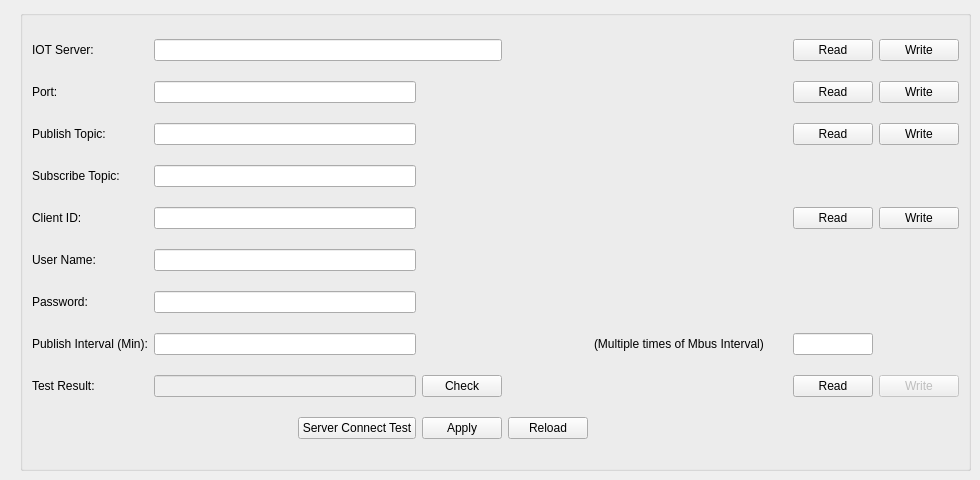
    <widget class="QWidget" name="PID_2">
     <property name="contextMenuPolicy">
      <enum>Qt::CustomContextMenu</enum>
     </property>
     <attribute name="title">
      <string>MQTT</string>
     </attribute>
     <widget class="QGroupBox" name="groupBox_14">
      <property name="geometry">
       <rect>
        <x>20</x>
        <y>10</y>
        <width>951</width>
        <height>461</height>
       </rect>
      </property>
      <property name="sizePolicy">
       <sizepolicy hsizetype="Fixed" vsizetype="Preferred">
        <horstretch>0</horstretch>
        <verstretch>0</verstretch>
       </sizepolicy>
      </property>
      <property name="minimumSize">
       <size>
        <width>200</width>
        <height>0</height>
       </size>
      </property>
      <property name="layoutDirection">
       <enum>Qt::LeftToRight</enum>
      </property>
      <property name="title">
       <string/>
      </property>
      <property name="alignment">
       <set>Qt::AlignLeading|Qt::AlignLeft|Qt::AlignVCenter</set>
      </property>
      <layout class="QGridLayout" name="gridLayout_11">
       <item row="5" column="1">
        <widget class="QLabel" name="label_133">
         <property name="text">
          <string>User Name:</string>
         </property>
        </widget>
       </item>
       <item row="4" column="1">
        <widget class="QLabel" name="label_117">
         <property name="text">
          <string>Client ID:</string>
         </property>
        </widget>
       </item>
       <item row="2" column="11">
        <widget class="QPushButton" name="topicRead">
         <property name="text">
          <string>Read</string>
         </property>
        </widget>
       </item>
       <item row="8" column="1">
        <widget class="QLabel" name="label_120">
         <property name="text">
          <string>Test Result:</string>
         </property>
        </widget>
       </item>
       <item row="1" column="11">
        <widget class="QPushButton" name="portRead">
         <property name="text">
          <string>Read</string>
         </property>
        </widget>
       </item>
       <item row="8" column="2">
        <widget class="QLineEdit" name="mqttStatusLineEdit">
         <property name="enabled">
          <bool>false</bool>
         </property>
         <property name="sizePolicy">
          <sizepolicy hsizetype="Preferred" vsizetype="Fixed">
           <horstretch>0</horstretch>
           <verstretch>0</verstretch>
          </sizepolicy>
         </property>
         <property name="text">
          <string/>
         </property>
        </widget>
       </item>
       <item row="1" column="12">
        <widget class="QPushButton" name="portWrite">
         <property name="text">
          <string>Write</string>
         </property>
        </widget>
       </item>
       <item row="1" column="1">
        <widget class="QLabel" name="label_110">
         <property name="text">
          <string>Port:</string>
         </property>
        </widget>
       </item>
       <item row="2" column="1">
        <widget class="QLabel" name="label_109">
         <property name="text">
          <string>Publish Topic:</string>
         </property>
        </widget>
       </item>
       <item row="0" column="11">
        <widget class="QPushButton" name="srvRead">
         <property name="text">
          <string>Read</string>
         </property>
        </widget>
       </item>
       <item row="4" column="2">
        <widget class="QLineEdit" name="idLineEdit">
         <property name="sizePolicy">
          <sizepolicy hsizetype="Preferred" vsizetype="Fixed">
           <horstretch>0</horstretch>
           <verstretch>0</verstretch>
          </sizepolicy>
         </property>
         <property name="text">
          <string/>
         </property>
        </widget>
       </item>
       <item row="0" column="6">
        <spacer name="horizontalSpacer_3">
         <property name="orientation">
          <enum>Qt::Horizontal</enum>
         </property>
         <property name="sizeType">
          <enum>QSizePolicy::Expanding</enum>
         </property>
         <property name="sizeHint" stdset="0">
          <size>
           <width>200</width>
           <height>20</height>
          </size>
         </property>
        </spacer>
       </item>
       <item row="2" column="12">
        <widget class="QPushButton" name="topicWrite">
         <property name="text">
          <string>Write</string>
         </property>
        </widget>
       </item>
       <item row="9" column="4">
        <widget class="QPushButton" name="mqttReload">
         <property name="sizePolicy">
          <sizepolicy hsizetype="Fixed" vsizetype="Fixed">
           <horstretch>0</horstretch>
           <verstretch>0</verstretch>
          </sizepolicy>
         </property>
         <property name="text">
          <string>Reload</string>
         </property>
        </widget>
       </item>
       <item row="1" column="2">
        <widget class="QLineEdit" name="portLineEdit">
         <property name="sizePolicy">
          <sizepolicy hsizetype="Fixed" vsizetype="Fixed">
           <horstretch>0</horstretch>
           <verstretch>0</verstretch>
          </sizepolicy>
         </property>
         <property name="minimumSize">
          <size>
           <width>262</width>
           <height>0</height>
          </size>
         </property>
         <property name="text">
          <string/>
         </property>
        </widget>
       </item>
       <item row="0" column="12">
        <widget class="QPushButton" name="srvWrite">
         <property name="text">
          <string>Write</string>
         </property>
        </widget>
       </item>
       <item row="2" column="2">
        <widget class="QLineEdit" name="topicLineEdit">
         <property name="sizePolicy">
          <sizepolicy hsizetype="Preferred" vsizetype="Fixed">
           <horstretch>0</horstretch>
           <verstretch>0</verstretch>
          </sizepolicy>
         </property>
         <property name="text">
          <string/>
         </property>
        </widget>
       </item>
       <item row="0" column="1">
        <widget class="QLabel" name="label_118">
         <property name="text">
          <string>IOT Server:</string>
         </property>
        </widget>
       </item>
       <item row="4" column="12">
        <widget class="QPushButton" name="idWrite">
         <property name="text">
          <string>Write</string>
         </property>
        </widget>
       </item>
       <item row="6" column="2">
        <widget class="QLineEdit" name="mqttPasswordLineEdit">
         <property name="sizePolicy">
          <sizepolicy hsizetype="Preferred" vsizetype="Fixed">
           <horstretch>0</horstretch>
           <verstretch>0</verstretch>
          </sizepolicy>
         </property>
         <property name="text">
          <string/>
         </property>
        </widget>
       </item>
       <item row="9" column="3">
        <widget class="QPushButton" name="mqttApply">
         <property name="sizePolicy">
          <sizepolicy hsizetype="Fixed" vsizetype="Fixed">
           <horstretch>0</horstretch>
           <verstretch>0</verstretch>
          </sizepolicy>
         </property>
         <property name="text">
          <string>Apply</string>
         </property>
        </widget>
       </item>
       <item row="4" column="11">
        <widget class="QPushButton" name="idRead">
         <property name="text">
          <string>Read</string>
         </property>
        </widget>
       </item>
       <item row="6" column="1">
        <widget class="QLabel" name="label_134">
         <property name="text">
          <string>Password:</string>
         </property>
        </widget>
       </item>
       <item row="8" column="12">
        <widget class="QPushButton" name="pidButtonWrite_8">
         <property name="enabled">
          <bool>false</bool>
         </property>
         <property name="text">
          <string>Write</string>
         </property>
        </widget>
       </item>
       <item row="5" column="2">
        <widget class="QLineEdit" name="mqttUserNameLineEdit">
         <property name="sizePolicy">
          <sizepolicy hsizetype="Preferred" vsizetype="Fixed">
           <horstretch>0</horstretch>
           <verstretch>0</verstretch>
          </sizepolicy>
         </property>
         <property name="text">
          <string/>
         </property>
        </widget>
       </item>
       <item row="8" column="11">
        <widget class="QPushButton" name="mqttStatusRead">
         <property name="text">
          <string>Read</string>
         </property>
        </widget>
       </item>
       <item row="0" column="2" colspan="2">
        <widget class="QLineEdit" name="srvLineEdit">
         <property name="sizePolicy">
          <sizepolicy hsizetype="Preferred" vsizetype="Fixed">
           <horstretch>0</horstretch>
           <verstretch>0</verstretch>
          </sizepolicy>
         </property>
         <property name="text">
          <string/>
         </property>
        </widget>
       </item>
       <item row="7" column="11">
        <widget class="QLineEdit" name="mqttPasswordLineEdit_2">
         <property name="sizePolicy">
          <sizepolicy hsizetype="Preferred" vsizetype="Fixed">
           <horstretch>0</horstretch>
           <verstretch>0</verstretch>
          </sizepolicy>
         </property>
         <property name="text">
          <string/>
         </property>
        </widget>
       </item>
       <item row="7" column="1">
        <widget class="QLabel" name="label_124">
         <property name="text">
          <string>Publish Interval (Min):</string>
         </property>
        </widget>
       </item>
       <item row="9" column="2">
        <layout class="QHBoxLayout" name="horizontalLayout_7">
         <item>
          <spacer name="horizontalSpacer_16">
           <property name="orientation">
            <enum>Qt::Horizontal</enum>
           </property>
           <property name="sizeHint" stdset="0">
            <size>
             <width>40</width>
             <height>20</height>
            </size>
           </property>
          </spacer>
         </item>
         <item>
          <widget class="QPushButton" name="mqttTestPushButton">
           <property name="text">
            <string>Server Connect Test</string>
           </property>
          </widget>
         </item>
        </layout>
       </item>
       <item row="8" column="3">
        <widget class="QPushButton" name="mqttCheckPushButton">
         <property name="text">
          <string>Check</string>
         </property>
        </widget>
       </item>
       <item row="3" column="1">
        <widget class="QLabel" name="label_161">
         <property name="text">
          <string>Subscribe Topic:</string>
         </property>
        </widget>
       </item>
       <item row="3" column="2">
        <widget class="QLineEdit" name="subTopicLineEdit">
         <property name="sizePolicy">
          <sizepolicy hsizetype="Preferred" vsizetype="Fixed">
           <horstretch>0</horstretch>
           <verstretch>0</verstretch>
          </sizepolicy>
         </property>
         <property name="text">
          <string/>
         </property>
        </widget>
       </item>
       <item row="7" column="2">
        <widget class="QLineEdit" name="intervalLineEdit">
         <property name="sizePolicy">
          <sizepolicy hsizetype="Preferred" vsizetype="Fixed">
           <horstretch>0</horstretch>
           <verstretch>0</verstretch>
          </sizepolicy>
         </property>
         <property name="text">
          <string/>
         </property>
         <property name="placeholderText">
          <string/>
         </property>
        </widget>
       </item>
       <item row="7" column="5">
        <widget class="QLabel" name="label_162">
         <property name="text">
          <string>(Multiple times of Mbus Interval)  </string>
         </property>
        </widget>
       </item>
      </layout>
     </widget>
    </widget>
